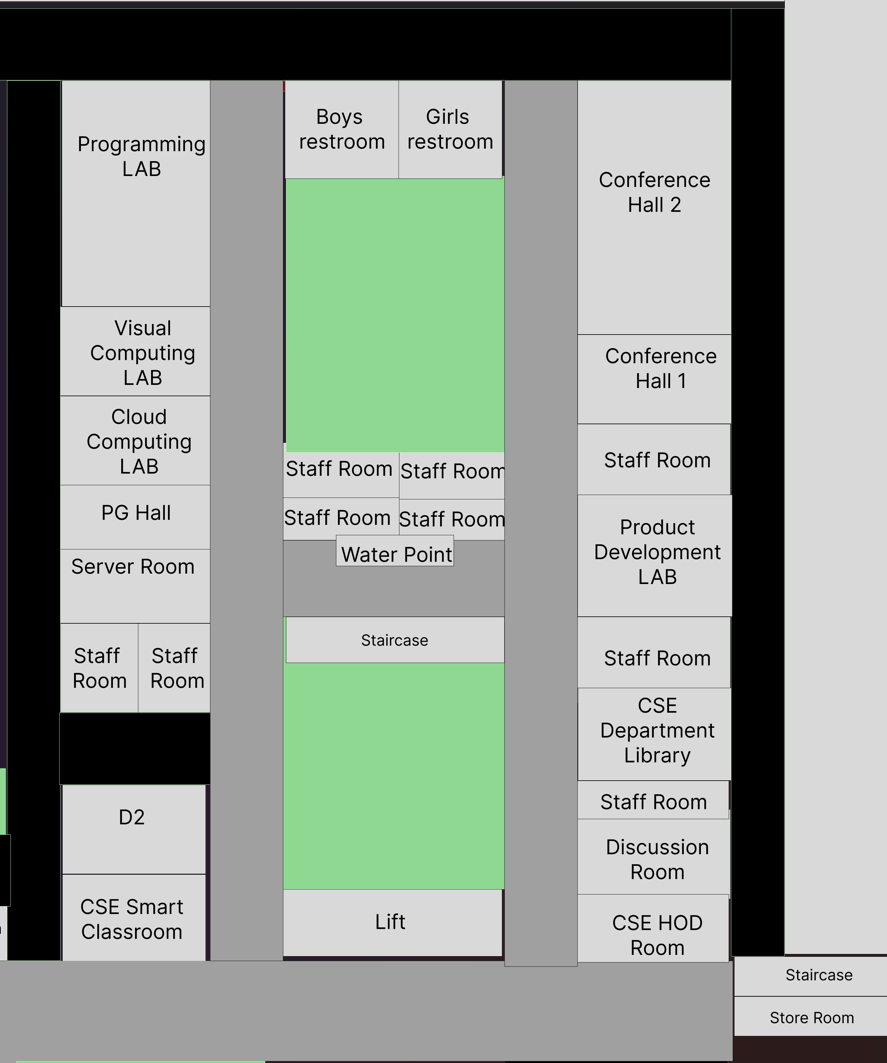
#> input picture floor1.png, 887 x 1063 px
$ python map_digitizer.py ../../floor1.png out.png
#> lines starting #> are read from the running program, lines starting #| are printed output that depends on the picture; after the words box and inside, x2 and y2 are one past the last pixel; in counts of white or black regions, pixels touching at a corner belong together
import cv2
import numpy as np
import json
import sys

def digitize_map(image_path):
#> called with image_path = '../../floor1.png'
    img = cv2.imread(image_path)
#> img is the input picture: shape (1063, 887, 3); mean B, G, R 150.7, 158.8, 150.3
    if img is None:
        print(f"Error: Could not read {image_path}")
        return None

    # Resize for consistent processing
    target_width = 1000
    h, w = img.shape[:2]
#> h = 1063; w = 887
    scale = target_width / w
#> scale = 1.13
    img_resized = cv2.resize(img, (target_width, int(h * scale)))
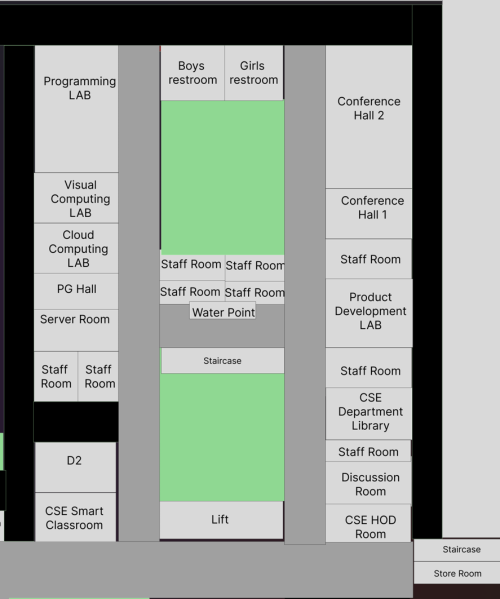
#> img_resized: shape (1198, 1000, 3) (shown at 1/2 size); mean B, G, R 150.7, 158.8, 150.3

    gray = cv2.cvtColor(img_resized, cv2.COLOR_BGR2GRAY)
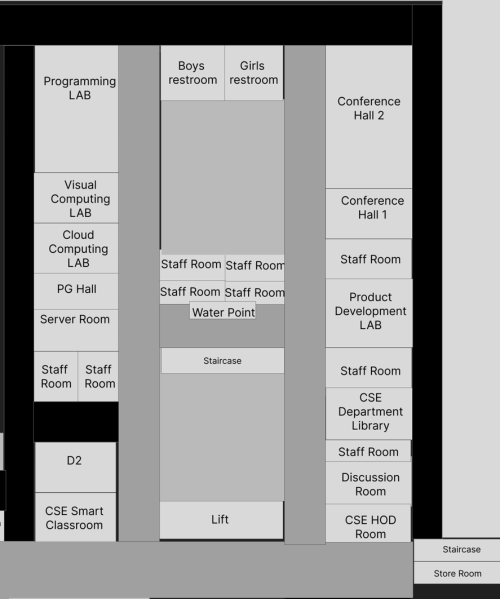
#> gray: shape (1198, 1000) (shown at 1/2 size); min 0, max 232, mean 155.3

    # 1. Detect Walls (Lines)
    edges = cv2.Canny(gray, 50, 150, apertureSize=3)
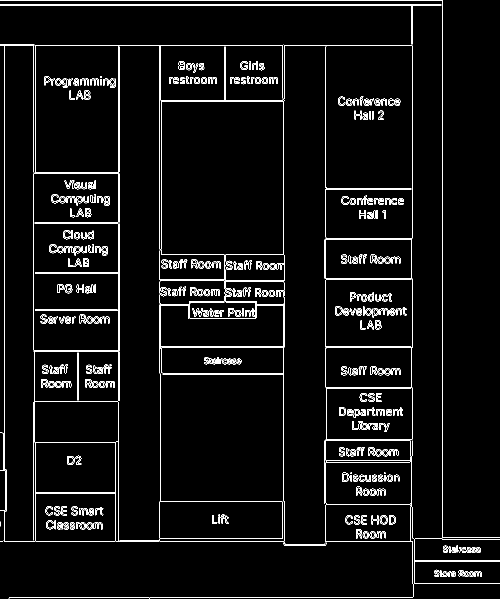
#> edges: shape (1198, 1000) (shown at 1/2 size); 4% white in thin lines or dots
    lines = cv2.HoughLinesP(edges, 1, np.pi/180, threshold=50, minLineLength=30, maxLineGap=10)
#> lines = 364 rows, first 6: [18, 1195, 825, 1195], [651, 774, 651, 90], [884, 1078, 884, 1], [0, 10, 882, 10], [0, 8, 882, 8], [67, 702, 67, 89]

    walls = []
    if lines is not None:
        for line in lines:
            x1, y1, x2, y2 = line[0]
            walls.append({
                'x1': float(x1) / scale,
                'y1': float(y1) / scale,
                'x2': float(x2) / scale,
                'y2': float(y2) / scale
            })
#> this loop made 364 passes
#> after the loop, walls = 364 items

    # 2. Detect Rooms (Contours/Rectangles)
    # Thresholding
    _, thresh = cv2.threshold(gray, 200, 255, cv2.THRESH_BINARY_INV)
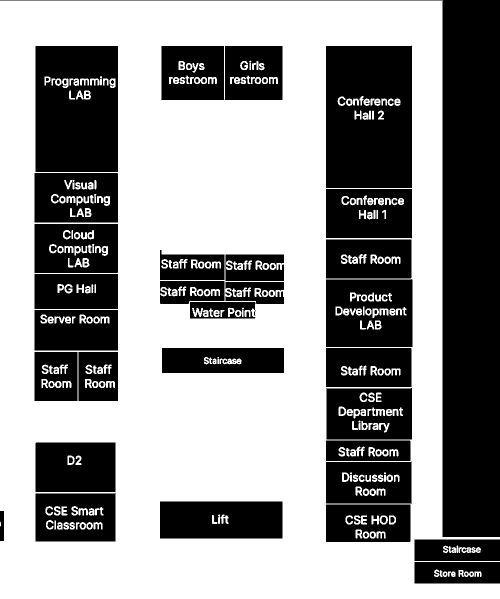
#> thresh: shape (1198, 1000) (shown at 1/2 size); 58.2% white; 183 black regions (68 under 20 px)
    contours, _ = cv2.findContours(thresh, cv2.RETR_EXTERNAL, cv2.CHAIN_APPROX_SIMPLE)
#> contours = 13 contours, 1 with area under 20; largest, box (x1, y1, x2, y2) and area: (0, 0, 1000, 1198) 1055877, (917, 1094, 942, 1106) 192, (886, 1091, 912, 1106) 164, (928, 1143, 948, 1154) 146, (943, 1094, 962, 1106) 114

    rooms = []
    idx = 1
    for cnt in contours:
        area = cv2.contourArea(cnt)
        if area > 1000: # Filter small noise
            x, y, w, h = cv2.boundingRect(cnt)
            rooms.append({
                'id': idx,
                'name': f"Room {idx}",
                'rect': {
                    'x': float(x) / scale,
                    'y': float(y) / scale,
                    'w': float(w) / scale,
                    'h': float(h) / scale
                }
            })
            idx += 1
#> this loop made 13 passes
#> (area, x, y, w, h, idx) on pass 13: (1055877, 0, 0, 1000, 1198, 2)
#> area on passes 1 to 6: 79.5, 146, 69.5, 25, 73, 92
#> after the loop, idx = 2; rooms = 1 item

    structure = {
        'width': w,
        'height': h,
        'walls': walls,
        'rooms': rooms
    }

    return structure

if __name__ == "__main__":
    if len(sys.argv) < 2:
        print("Usage: python map_digitizer.py <image_path> <output_json>")
        sys.exit(1)

    img_path = sys.argv[1]
    output_path = sys.argv[2]

    data = digitize_map(img_path)
#> data = 4 items
    if data:
        with open(output_path, 'w') as f:
            json.dump(data, f, indent=2)
        print(f"Map structure saved to {output_path}")
